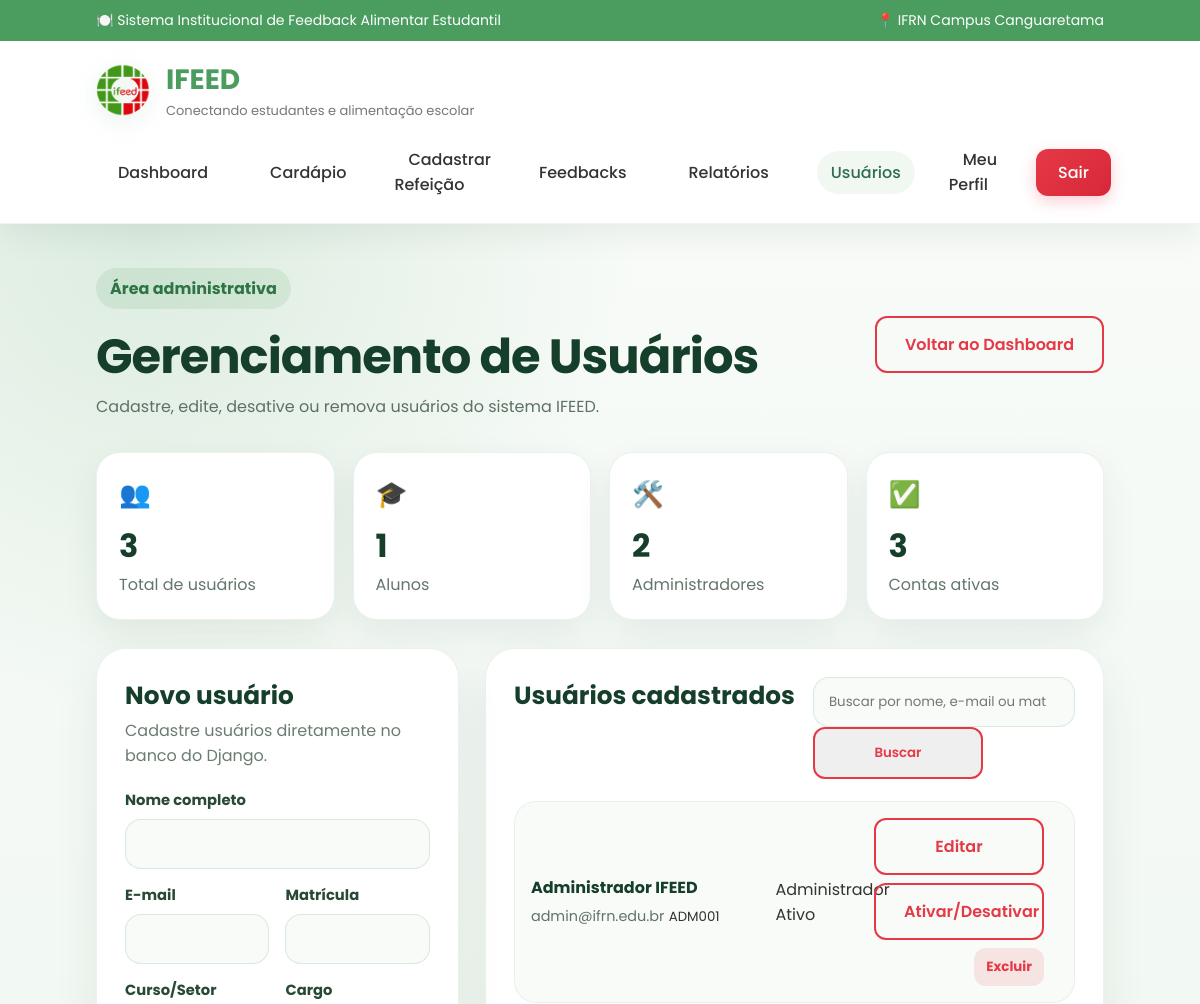
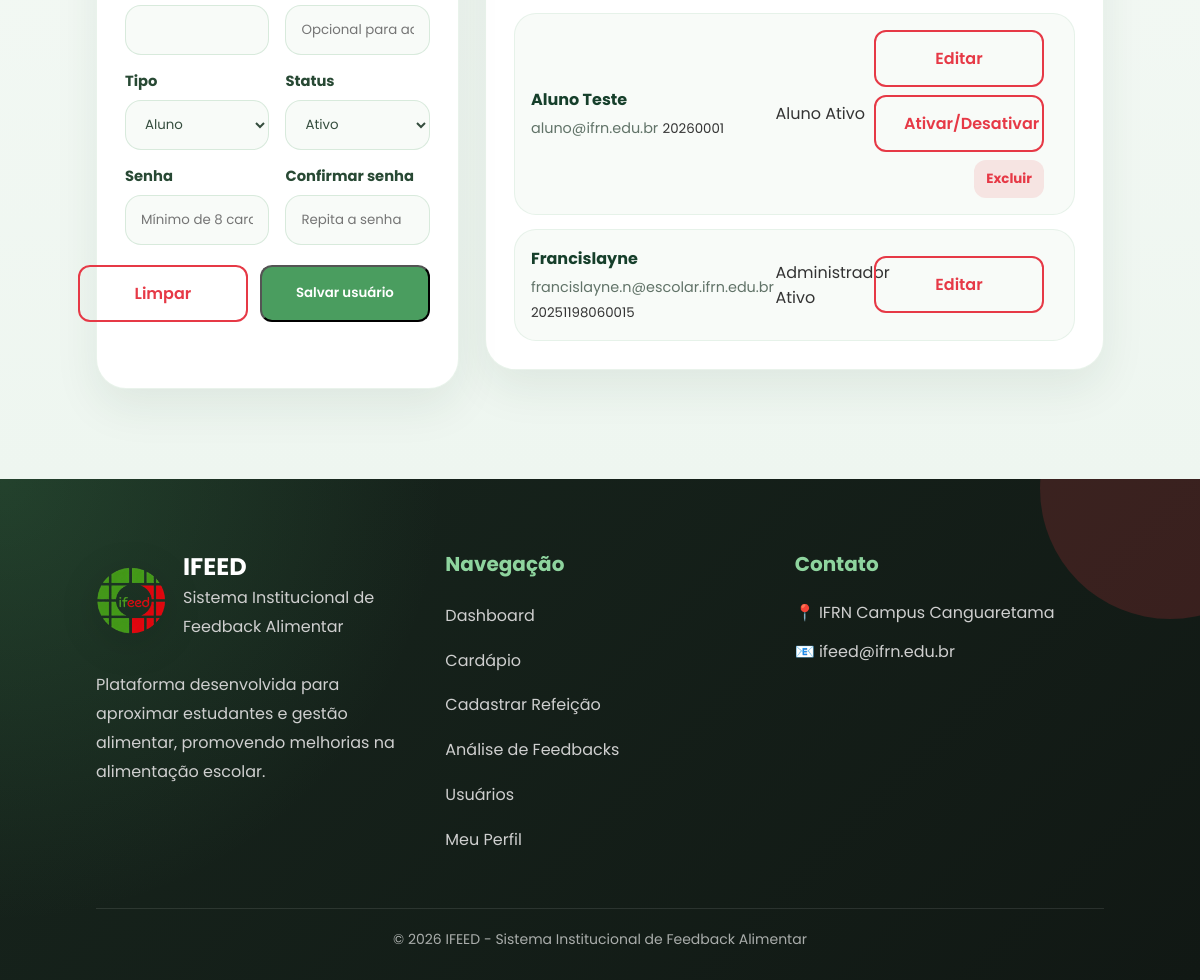
Page /usuarios/ (signed in) on the committed database (2 pictures, top to bottom).
### apps/usuarios/models.py (models this page shows, shortened)
class Usuario(AbstractUser):
    class TipoUsuario(models.TextChoices):
        ALUNO = 'ALUNO', 'Aluno'
        ADMIN = 'ADMIN', 'Administrador'
    username = None
    nome = models.CharField('nome completo', max_length=100)
    email = models.EmailField('e-mail', unique=True)
    matricula = models.CharField('matrícula', max_length=30, unique=True, null=True, blank=True)
    tipo_usuario = models.CharField(max_length=10, choices=TipoUsuario.choices, default=TipoUsuario.ALUNO)
    criado_em = models.DateTimeField(auto_now_add=True)
    atualizado_em = models.DateTimeField(auto_now=True)
    USERNAME_FIELD = 'email'
    REQUIRED_FIELDS = ['nome']
    objects = UsuarioManager()
    class Meta:
        db_table = 'usuario'
        verbose_name = 'usuário'
        verbose_name_plural = 'usuários'

### apps/usuarios/decorators.py (the view)
    @login_required
    def wrapper(request, *args, **kwargs):
        if getattr(request.user, 'tipo_usuario', None) != 'ADMIN':
            messages.error(request, 'Acesso permitido apenas para administradores.')
            return redirect('dashboard')
        return view_func(request, *args, **kwargs)

### apps/usuarios/forms.py (shortened to what this page needs)
class UsuarioCreateForm(UserCreationForm):
    curso = forms.CharField(max_length=100, required=False, label='Curso do aluno')
    cargo = forms.CharField(max_length=100, required=False, label='Cargo do administrador')
    class Meta:
        model = Usuario
        fields = ['nome', 'email', 'matricula', 'tipo_usuario', 'is_active', 'password1', 'password2', 'curso', 'cargo']

### templates/usuarios.html (shortened to what this page needs)
{% extends 'base.html' %}
{% load static %}
{% block extra_css %}<link rel="stylesheet" href="{% static 'estilos/usuarios.css' %}">{% endblock %}
{% block body_attrs %}data-private="true" data-requires="administrador"{% endblock %}
{% block content %}
<main class="users-page">
    <section class="users-hero">
        <div>
            <span class="users-tag">Área administrativa</span>
            <h1>Gerenciamento de Usuários</h1>
            <p>Cadastre, edite, desative ou remova usuários do sistema IFEED.</p>
        </div>
        <a href="{% url 'dashboard' %}" class="btn-secondary">Voltar ao Dashboard</a>
    </section>
    <section class="users-summary" aria-label="Resumo de usuários">
        <article><span>👥</span><strong id="totalUsers">{{ resumo.total }}</strong><p>Total de usuários</p></article>
        <article><span>🎓</span><strong id="totalStudents">{{ resumo.alunos }}</strong><p>Alunos</p></article>
        <article><span>🛠️</span><strong id="totalAdmins">{{ resumo.admins }}</strong><p>Administradores</p></article>
        <article><span>✅</span><strong id="totalActive">{{ resumo.ativos }}</strong><p>Contas ativas</p></article>
    </section>
    <section class="users-layout">
        <aside class="user-form-card">
            <div class="form-card-header">
                <h2 id="userFormTitle">Novo usuário</h2>
                <p>Cadastre usuários diretamente no banco do Django.</p>
            </div>
            <form id="userForm" method="post">
                <div class="form-grid">
                    <div class="form-group full">
                        <label for="id_nome">Nome completo</label>
                        <input type="text" id="id_nome" name="nome" required value="{{ form.nome.value|default:'' }}">
                    </div>
                    <div class="form-group">
                        <label for="id_email">E-mail</label>
                        <input type="email" id="id_email" name="email" required value="{{ form.email.value|default:'' }}">
                    </div>
                    <div class="form-group">
                        <label for="id_matricula">Matrícula</label>
                        <input type="text" id="id_matricula" name="matricula" required value="{{ form.matricula.value|default:'' }}">
                    </div>
                    <div class="form-group">
                        <label for="id_curso">Curso/Setor</label>
                        <input type="text" id="id_curso" name="curso" value="{{ form.curso.value|default:'' }}">
                    </div>
                    <div class="form-group">
                        <label for="id_cargo">Cargo</label>
                        <input type="text" id="id_cargo" name="cargo" placeholder="Opcional para admin" value="{{ form.cargo.value|default:'' }}">
                    </div>
                    <div class="form-group">
                        <label for="id_tipo_usuario">Tipo</label>
                        <select id="id_tipo_usuario" name="tipo_usuario" required>
                            <option value="ALUNO">Aluno</option>
                        </select>
                    </div>
                    <div class="form-group">
                        <label for="id_is_active">Status</label>
                        <select id="id_is_active" name="is_active" required>
                            <option value="on">Ativo</option>
                        </select>
                    </div>
                    <div class="form-group">
                        <label for="id_password1">Senha</label>
                        <input type="password" id="id_password1" name="password1" required placeholder="Mínimo de 8 caracteres">
                    </div>
                    <div class="form-group">
                        <label for="id_password2">Confirmar senha</label>
                        <input type="password" id="id_password2" name="password2" required placeholder="Repita a senha">
                    </div>
                </div>
                <div class="user-form-actions">
                    <a href="{% url 'usuarios:listar' %}" class="btn-secondary">Limpar</a>
                    <button type="submit" class="btn-primary">Salvar usuário</button>
                </div>
                <div id="usersMessage" class="users-message" aria-live="polite"></div>
            </form>
        </aside>
        <section class="users-list-card">
            <div class="list-header">
                <h2>Usuários cadastrados</h2>
                <form method="get" class="users-search">
                    <input type="search" id="userSearchInput" name="q" value="{{ busca }}" placeholder="Buscar por nome, e-mail ou matrícula">
                    <button type="submit" class="btn-secondary">Buscar</button>
                </form>
            </div>
            <div id="usersTable" class="users-table">
                {% for usuario in usuarios %}
                    <div class="user-row">
                        <div class="user-main">
                            <strong>{{ usuario.nome }}</strong>
                            <span>{{ usuario.email }}</span>
                            <small>{{ usuario.matricula|default:"Sem matrícula" }}</small>
                        </div>
                        <div class="user-badges">
                            <span class="user-badge">{{ usuario.get_tipo_usuario_display }}</span>
                            <span class="user-badge {% if not usuario.is_active %}inactive{% endif %}">{% if usuario.is_active %}Ativo{% else %}Inativo{% endif %}</span>
                        </div>
                        <div class="user-actions">
                            <a href="{% url 'usuarios:editar' usuario.pk %}" class="btn-secondary">Editar</a>
                            {% if usuario != request.user %}
                                <a href="{% url 'usuarios:alternar_status' usuario.pk %}" class="btn-secondary">Ativar/Desativar</a>
                                <form method="post" action="{% url 'usuarios:excluir' usuario.pk %}" onsubmit="return confirm('Excluir usuário?')">
                                    <button type="submit" class="btn-danger">Excluir</button>
                                </form>
                            {% endif %}
                        </div>
                    </div>
                {% empty %}
                    <div class="users-empty">Nenhum usuário encontrado.</div>
                {% endfor %}
            </div>
        </section>
    </section>
</main>
{% endblock %}

### static/estilos/index.css (style rules this page uses)
* { margin: 0; padding: 0; box-sizing: border-box; font-family: 'Poppins', sans-serif; }
body { background-color: #f5f5f5; color: #333; }
.btn-primary, .btn-secondary { text-decoration: none; padding: 14px 28px; border-radius: 12px; font-weight: 600; transition: 0.3s; min-width: 170px; text-align: center; }
.btn-primary { background: #4A9D5F; color: white; }
.btn-secondary { border: 2px solid #E63946; color: #E63946; }
.btn-danger { border: none; border-radius: 12px; padding: 10px 14px; background: rgba(230,57,70,.12); color: #E63946; font-weight: 700; cursor: pointer; }

### static/estilos/usuarios.css (style rules this page uses)
.users-page { min-height: 100vh; background: radial-gradient(circle at 12% 0%, rgba(74, 157, 95, .16), transparent 30%), linear-gradient(180deg, #f8fbf8, #eef6f0); padding: 44px 8% 90px; }
.users-hero { display: flex; align-items: center; justify-content: space-between; gap: 24px; margin-bottom: 30px; }
.users-tag { display: inline-block; padding: 8px 14px; background: rgba(74, 157, 95, .12); color: #2e7445; border-radius: 999px; font-weight: 700; margin-bottom: 12px; }
.users-hero h1 { color: #163f2b; font-size: clamp(2rem, 4vw, 3.2rem); letter-spacing: -1px; }
.users-hero p { color: #5d7165; line-height: 1.8; max-width: 760px; }
.users-summary { display: grid; grid-template-columns: repeat(4, minmax(0, 1fr)); gap: 18px; margin-bottom: 28px; }
.users-summary article { background: #fff; border-radius: 24px; padding: 22px; border: 1px solid rgba(74, 157, 95, .12); box-shadow: 0 14px 35px rgba(23, 67, 42, .08); }
.users-summary span { font-size: 1.6rem; }
.users-summary strong { display: block; color: #163f2b; font-size: 2rem; margin: 8px 0 2px; }
.users-summary p { color: #64766b; }
.users-layout { display: grid; grid-template-columns: minmax(320px, .85fr) minmax(0, 1.45fr); gap: 26px; align-items: start; }
.user-form-card, .users-list-card { background: #fff; border-radius: 30px; padding: 28px; border: 1px solid rgba(74, 157, 95, .12); box-shadow: 0 18px 45px rgba(23, 67, 42, .08); }
.user-form-card { position: sticky; top: 24px; }
.form-card-header, .list-header { margin-bottom: 22px; }
.form-card-header h2, .list-header h2 { color: #163f2b; font-size: 1.55rem; }
.form-card-header p, .list-header p { color: #6a7d70; margin-top: 4px; }
.form-grid { display: grid; grid-template-columns: repeat(2, minmax(0, 1fr)); gap: 16px; }
.form-group.full { grid-column: 1 / -1; }
.form-group { display: flex; flex-direction: column; gap: 8px; }
.form-group label { color: #284934; font-weight: 700; font-size: .92rem; }
.form-group input, .form-group select, .users-search input { width: 100%; min-height: 50px; border-radius: 16px; border: 1px solid rgba(74, 157, 95, .18); background: #f8fbf8; padding: 13px 15px; outline: none; color: #354d3e; font-family: 'Poppins', sans-serif; transition: .25s ease; }
.user-form-actions { display: flex; justify-content: flex-end; gap: 12px; margin-top: 20px; }
.users-message { min-height: 24px; margin-top: 14px; font-weight: 600; }
.list-header { display: flex; justify-content: space-between; gap: 18px; flex-wrap: wrap; }
.users-search { flex: 1; min-width: 260px; max-width: 380px; }
.users-table { display: grid; gap: 14px; }
.user-row { display: grid; grid-template-columns: minmax(210px, 1.2fr) minmax(130px, .7fr) minmax(120px, .6fr) auto; gap: 14px; align-items: center; background: #f8fbf8; border: 1px solid rgba(74, 157, 95, .10); border-radius: 22px; padding: 16px; transition: .25s ease; }
.user-main strong { display: block; color: #163f2b; margin-bottom: 3px; }
.user-main span, .user-meta span { color: #617368; font-size: .9rem; }
.user-actions { display: flex; flex-wrap: wrap; justify-content: flex-end; gap: 8px; }
.user-actions button { border: none; border-radius: 12px; padding: 9px 12px; cursor: pointer; font-weight: 700; transition: .25s ease; }

### rows in the picture
Usuario: nome "Administrador IFEED", email "admin@ifrn.edu.br", matricula "ADM001", tipo_usuario "Administrador", is_active "Ativo", shows "Ativar/Desativar"
Usuario: nome "Aluno Teste", email "aluno@ifrn.edu.br", matricula "20260001", tipo_usuario "Aluno", is_active "Ativo", shows "Ativar/Desativar"
Usuario: nome "Francislayne", email "francislayne.n@escolar.ifrn.edu.br", matricula "20251198060015", tipo_usuario "Administrador", is_active "Ativo"

### other values in the picture
{{ resumo.total }} "3"
{{ resumo.alunos }} "1"
{{ resumo.admins }} "2"
{{ resumo.ativos }} "3"
